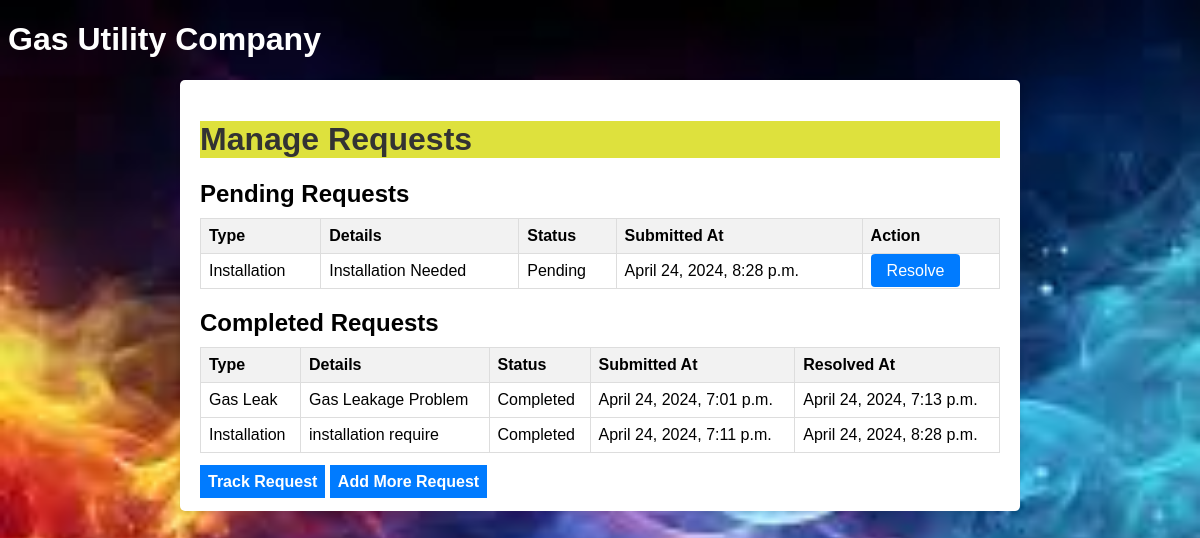
Screenshot of /manage/ with the database file from the repository.
### gas_utility/models.py (models this page shows)
class ServiceRequest(models.Model):
    STATUS_CHOICES = (
        ('Pending', 'Pending'),
        ('In Progress', 'In Progress'),
        ('Completed', 'Completed'),
    )
    type = models.CharField(max_length=100)
    details = models.TextField()
    attachment = models.FileField(upload_to='attachments/')
    status = models.CharField(max_length=20, choices=STATUS_CHOICES, default='Pending')
    created_at = models.DateTimeField(auto_now_add=True)
    resolved_at = models.DateTimeField(null=True, blank=True)

### gas_utility/views.py (the view)
# urls.py: path('manage/', views.manage_requests, name='manage_requests'),
def manage_requests(request):
    pending_requests = ServiceRequest.objects.exclude(status='Completed')
    completed_requests = ServiceRequest.objects.filter(status='Completed')
    context = {
        'pending_requests': pending_requests,
        'completed_requests': completed_requests
    }
    return render(request, 'manage_requests.html', context)

### gas_utility/templates/manage_requests.html (shortened to what this page needs)
{% load static %}
<!DOCTYPE html>
<html lang="en">
<head>
    <link rel="stylesheet" type="text/css" href="{% static 'styles.css' %}">
</head>
<body class="gib">
    <h1 class="vi">Gas Utility Company</h1>
    <div class="container">
        <h1 style="background-color: rgb(222, 225, 61);">Manage Requests</h1>
        <h2>Pending Requests</h2>
        <table class="request-table">
            <thead>
                <tr>
                    <th>Type</th>
                    <th>Details</th>
                    <th>Status</th>
                    <th>Submitted At</th>
                    <th>Action</th>
                </tr>
            </thead>
            <tbody>
                {% for request in pending_requests %}
                <tr>
                    <td>{{ request.type }}</td>
                    <td>{{ request.details }}</td>
                    <td>{{ request.status }}</td>
                    <td>{{ request.created_at }}</td>
                    <td><a href="{% url 'resolve_request' request.id %}" class="button">Resolve</a></td>
                </tr>
                {% endfor %}
            </tbody>
        </table>
        <h2>Completed Requests</h2>
        <table class="request-table">
            <thead>
                <tr>
                    <th>Type</th>
                    <th>Details</th>
                    <th>Status</th>
                    <th>Submitted At</th>
                    <th>Resolved At</th>
                </tr>
            </thead>
            <tbody>
                {% for request in completed_requests %}
                <tr>
                    <td>{{ request.type }}</td>
                    <td>{{ request.details }}</td>
                    <td>{{ request.status }}</td>
                    <td>{{ request.created_at }}</td>
                    <td>{{ request.resolved_at }}</td>
                </tr>
                {% endfor %}
            </tbody>
        </table>
        <a href="/" class="btn btn-primary border-inner  anchor">Track Request</a>
        <a href="/submit" class="btn btn-primary border-inner  anchor">Add More Request</a>
    </div>
</body>
</html>

### gas_utility/static/styles.css (style rules this page uses)
.vi { color: white; }
.gib { background-size: cover; background-repeat: no-repeat; background-attachment: fixed; }
body { font-family: Arial, sans-serif; background-color: #f0f0f0; }
h1 { color: #333; }
table { width: 100%; border-collapse: collapse; margin-bottom: 20px; }
th, td { border: 1px solid #ddd; padding: 8px; text-align: left; }
th { background-color: #f2f2f2; }
a.button { background-color: #007bff; color: #fff; padding: 8px 16px; text-decoration: none; border-radius: 4px; }
.container { max-width: 800px; margin: 0 auto; padding: 20px; background-color: #fff; border-radius: 5px; box-shadow: 0 2px 5px rgba(0, 0, 0, 0.1); }
.request-table { width: 100%; border-collapse: collapse; margin-bottom: 20px; }
.request-table th, .request-table td { border: 1px solid #ddd; padding: 8px; text-align: left; }
.request-table th { background-color: #f2f2f2; }
.button { background-color: #007bff; color: #fff; padding: 8px 16px; text-decoration: none; border-radius: 4px; }
h2 { margin-top: 20px; margin-bottom: 10px; }
.btn { font-family: 'Oswald', sans-serif; font-weight: 600; transition: .5s; }
.btn-primary { color: #931818; }
.anchor { text-decoration: none; color: white; background-color: #007bff; padding: 8px; }
.button { background-color: #007bff; color: #fff; padding: 8px 16px; text-decoration: none; border-radius: 4px; cursor: pointer; }

### rows the page displays
ServiceRequest: type "Installation", details "Installation Needed", status "Pending", created_at "April 24, 2024, 8:28 p.m."
ServiceRequest: type "Gas Leak", details "Gas Leakage Problem", status "Completed", created_at "April 24, 2024, 7:01 p.m.", resolved_at "April 24, 2024, 7:13 p.m."
ServiceRequest: type "Installation", details "installation require", status "Completed", created_at "April 24, 2024, 7:11 p.m.", resolved_at "April 24, 2024, 8:28 p.m."
